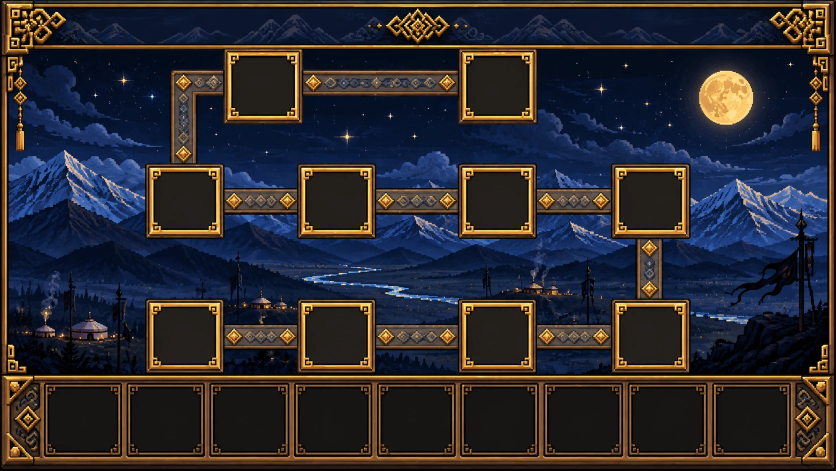
#> input picture assets/art/source/gui_dungeons.webp, 1672 x 941 px (shown at 1/2 size)
$ python -i atlas_art.py   (imports and definitions only)
#> lines starting #> are read from the running program, lines starting #| are printed output that depends on the picture
#!/usr/bin/env python3
"""«Сүлдийн Атлас» art and previews (docs/WORLD_MAP.md).

The atlas frame is drawn here in the server's Mongolian style: a dark wooden board, a deep-blue band with the gold
square-wave «алхан хээ» border, red-and-gold «өлзий» knots in the corners, a title plaque, pennant tabs on both sides
(one per kind of place on the left, the tools on the right) and a coordinate cartouche below. The same pieces become
the resource pack's atlas textures; this script also composes previews from a real map export of the server
(``/suld map export``) and its real places (``/suld map pois``), so a preview shows the world exactly as it is.

Usage::

    python3 -I tools/map/atlas_art.py world <map.png> <pois.json> <out.png> [--player X Z YAW] [--title T]
    python3 -I tools/map/atlas_art.py local <map.png> <pois.json> <out.png> --origin X0 Z0 --scale S [--player X Z YAW]
        [--pin NAME X Z] [--death X Z]
    python3 -I tools/map/atlas_art.py minimap <map.png> <out.png> --origin X0 Z0 --scale S --player X Z YAW [--info L1 L2]
    python3 -I tools/map/atlas_art.py pack <repo root>      # the resource pack's atlas textures, models, item definitions
    python3 -I tools/map/atlas_art.py tooltip <repo root>   # only the SÜLD tooltip frame's nine pieces

``world``: the whole world (an export at zoom 4); ``local``: a part of it (``--origin`` is the export's north-west block,
``--scale`` blocks per pixel). ``--pin`` / ``--death`` add an example player pin / latest-death marker (marked as
such in the preview's caption). Deterministic: no clock, the torn paper edge uses a fixed seed.
"""
from __future__ import annotations

import argparse
import json
import math
import random
from pathlib import Path

from PIL import Image, ImageDraw, ImageFont

FONT_BOLD = "/usr/share/fonts/truetype/dejavu/DejaVuSans-Bold.ttf"
FONT_COND = "/usr/share/fonts/truetype/dejavu/DejaVuSansCondensed-Bold.ttf"

C = {
    "wood_dk": (46, 28, 17), "wood": (84, 54, 32), "wood_lt": (122, 84, 50), "wood_hl": (150, 108, 66),
    "blue_dk": (14, 28, 64), "blue": (28, 54, 112), "blue_lt": (52, 90, 160),
    "gold": (224, 176, 72), "gold_dk": (150, 108, 36), "gold_lt": (252, 222, 140),
    "red": (172, 38, 44), "red_dk": (104, 20, 26), "red_lt": (214, 72, 70),
    "parch": (234, 218, 180), "parch_dk": (210, 188, 142), "parch_edge": (176, 148, 100),
    "ink": (60, 40, 24), "white": (252, 248, 238), "outline": (24, 16, 10),
}

REGION_INK = (0xE8, 0xC6, 0x6A)  # AtlasSky.REGION_INK
CREAM = (0xF4, 0xE8, 0xC8)  # AtlasSky.CREAM, the places' labels


# api RegionLabels, the same rule in panel units (one map frame, 128 px, is one unit)
REGION_ONE_LINE = 12
REGION_MARGIN = 0.04
REGION_STEPS = (0.5, 0.38, 0.62, 0.26, 0.74, 0.16, 0.84)
REGION_CHAR = 7 * 0.025 * 0.62   # AtlasSky.REGION_METRICS
REGION_LINE = 10 * 0.025 * 0.62


# [66 lines left out: functions region_lines, region_labels, not called in this run]


def out_boxes(out):
    return [o[3] for o in out]


# [9 lines left out: function world_sectors, not called in this run]


# --------------------------------------------------------------------------------------------- pixel icons (16 px)
# '.' clear, 'd' outline; other letters index ICON_COLOURS.
ICON_COLOURS = {
    "W": (246, 240, 226), "R": (190, 40, 44), "O": (232, 132, 44), "S": (168, 166, 160), "s": (112, 110, 106),
    "K": (20, 16, 18), "E": (255, 70, 40), "P": (132, 92, 52), "B": (58, 120, 220), "l": (96, 94, 90),
    "T": (104, 126, 96), "H": (232, 222, 196), "G": (232, 184, 66), "g": (60, 160, 70), "L": (190, 245, 160),
    "C": (40, 200, 90), "Y": (250, 230, 120), "w": (210, 220, 236),
}
ICONS = {
    "city": [  # a ger
        "................",
        "......dddd......",
        "....ddWWWWdd....",
        "...dWWWWWWWWd...",
        "..dWWWWWWWWWWd..",
        ".dWWWWWWWWWWWWd.",
        ".dRRRRRRRRRRRRd.",
        ".dWWWWWWWWWWWWd.",
        ".dWWWWWOOWWWWWd.",
        ".dWWWWWOOWWWWWd.",
        ".dWWWWWOOWWWWWd.",
        ".dddddddddddddd.",
    ],
    "dungeon": [  # a cave mouth in rock, its crest sunlit (so it reads on mid-tone land: CartographyContentTest)
        "................",
        ".....dddddd.....",
        "...ddHHHHHHdd...",
        "..dSSSsSSSsSSd..",
        ".dSsSdddddSSSSd.",
        ".dSSdKKKKKdSsSd.",
        "dSSdKKKKKKKdSSSd",
        "dSsdKKEKEKKdSSsd",
        "dSSdKKKKKKKdSSSd",
        "dSSdKKKKKKKdSsSd",
        "dddddddddddddddd",
    ],
    "ovoo": [  # a cairn with its pole and a blue khadag, its top stones sunlit (so it reads on mid-tone land)
        "......d.........",
        ".....dPd........",
        ".....dPdBB......",
        ".....dPdBBB.....",
        "....dHHSdBB.....",
        "...dSsSSSd......",
        "..dSSSSsSSd.....",
        ".dSsSSSSSsSd....",
        "dSSSSsSSSSSSd...",
        "ddddddddddddd...",
    ],
    "site": [  # a stele on a stone turtle, its crown sunlit (so it reads on mid-tone land)
        ".....dddd.......",
        "....dHHHHd......",
        "....dSllSd......",
        "....dSSSSd......",
        "....dSllSd......",
        "....dSSSSd......",
        "..ddSSSSSSdd....",
        ".dTTTTTTTTTTd...",
        ".dTTdTTTTdTTd...",
        "..dd..dd..dd....",
    ],
    "boss": [  # a horned skull
        "d..............d",
        "Hd............dH",
        "HHd..dddddd..dHH",
        ".HHddWWWWWWddHH.",
        "..dWWWWWWWWWWd..",
        "..dWKKWWWWKKWd..",
        "..dWKEWWWWEKWd..",
        "..dWWWWddWWWWd..",
        "...dWWWWWWWWd...",
        "....dWdWdWdd....",
        ".....dddddd.....",
    ],
    "relay": [  # a banner on a pole
        "....dddddd......",
        "....dRRRRRd.....",
        "....dRGRRRRd....",
        "....dRRRRRd.....",
        "....dPddddd.....",
        "....dPd.........",
        "....dPd.........",
        "....dPd.........",
        "...ddPdd........",
        "..dddddd........",
    ],
    "training": [  # crossed swords
        "d............d",
        "dwd........dwd",
        ".dwd......dwd.",
        "..dwd....dwd..",
        "...dwd..dwd...",
        "....dwddwd....",
        ".....dwwd.....",
        "....dwddwd....",
        "...dGd..dGd...",
        "..dGGd..dGGd..",
        ".dd........dd.",
    ],
    "pin": [  # a diamond pin
        "......dd......",
        ".....dLLd.....",
        "....dLCCLd....",
        "...dLCCCCLd...",
        "..dLCCWWCCLd..",
        "...dLCCCCLd...",
        "....dLCCLd....",
        ".....dLLd.....",
        "......dd......",
    ],
    "death": [  # a white skull
        "....dddddd....",
        "...dWWWWWWd...",
        "..dWWWWWWWWd..",
        "..dWKKWWKKWd..",
        "..dWKKWWKKWd..",
        "..dWWWddWWWd..",
        "...dWWWWWWd...",
        "....dWdWdWd...",
        ".....ddddd....",
    ],
    "all": [  # a compass star
        ".......d.......",
        "......dRd......",
        "......dRd......",
        ".....dRRRd.....",
        "....dRRRRRd....",
        "ddddddWdWdddddd",
        "dWWWWWdGdWWWWWd",
        "ddddddWdWdddddd",
        "....dWWWWWd....",
        ".....dWWWd.....",
        "......dWd......",
        "......dWd......",
        ".......d.......",
    ],
    "world": [  # a folded map
        "dddddddddddddd",
        "dHHBBHHHggHHHd",
        "dHBBBHHggggHHd",
        "dHHBHHHHggHHHd",
        "dHHHHHBBHHHHHd",
        "dHHggHBBBHHHHd",
        "dHHggHHBHHRHHd",
        "dHHHHHHHHRRRHd",
        "dddddddddddddd",
    ],
    "me": [  # a target
        "....ddddd....",
        "..ddWWWWWdd..",
        ".dWWdddddWWd.",
        ".dWd.....dWd.",
        "dWd...R...dWd",
        "dWd..RRR..dWd",
        "dWd...R...dWd",
        ".dWd.....dWd.",
        ".dWWdddddWWd.",
        "..ddWWWWWdd..",
        "....ddddd....",
    ],
    "plus": [
        "....dddd....",
        "....dWWd....",
        "....dWWd....",
        "ddddddWWdddd",
        "dWWWWWWWWWWd",
        "dWWWWWWWWWWd",
        "ddddddWWdddd",
        "....dWWd....",
        "....dWWd....",
        "....dddd....",
    ],
    "minus": [
        "............",
        "............",
        "............",
        "dddddddddddd",
        "dWWWWWWWWWWd",
        "dWWWWWWWWWWd",
        "dddddddddddd",
        "............",
    ],
    "pin_add": [
        "......dd...ddd.",
        ".....dLLd..dWd.",
        "....dLCCLdddWdd",
        "...dLCCCCLdWWWd",
        "..dLCCWWCCLddWd",
        "...dLCCCCLd.dWd",
        "....dLCCLd..ddd",
        ".....dLLd......",
        "......dd.......",
    ],
    "grow": [  # the atlas larger: four corners pointing out (a full-screen sign)
        "ddddddd..ddddddd",
        "dWWWWWd..dWWWWWd",
        "dWddddd..dddddWd",
        "dWd..........dWd",
        "dWd..........dWd",
        "ddd..........ddd",
        "ddd..........ddd",
        "dWd..........dWd",
        "dWd..........dWd",
        "dWddddd..dddddWd",
        "dWWWWWd..dWWWWWd",
        "ddddddd..ddddddd",
    ],
    "shrink": [  # the atlas smaller: four corners pointing in
        "....dWd..dWd....",
        "....dWd..dWd....",
        "dddddWd..dWddddd",
        "dWWWWWd..dWWWWWd",
        "ddddddd..ddddddd",
        "................",
        "................",
        "ddddddd..ddddddd",
        "dWWWWWd..dWWWWWd",
        "dddddWd..dWddddd",
        "....dWd..dWd....",
        "....dWd..dWd....",
    ],
}


# [10 lines left out: function icon, not called in this run]


# --------------------------------------------------------------------------------------------- text

def font(size: int, condensed: bool = False) -> ImageFont.FreeTypeFont:
    return ImageFont.truetype(FONT_COND if condensed else FONT_BOLD, size)


def outlined(dr: ImageDraw.ImageDraw, xy, text: str, f, fill, outline=C["outline"], width: int = 2, anchor: str = "mm"):
    dr.text(xy, text, font=f, fill=fill, anchor=anchor, stroke_width=width, stroke_fill=outline)


# --------------------------------------------------------------------------------------------- ornaments

# [26 lines left out: function ulzii, not called in this run]


def hammer_band(length: int, horizontal: bool, scale: int = 2) -> Image.Image:
    """The «алхан хээ» band: a gold square wave between two gold rails on deep blue, 16 art px thick."""
    t = 16
    w, h = (length // scale, t) if horizontal else (t, length // scale)
    im = Image.new("RGBA", (w, h), C["blue"] + (255,))
    px = im.load()

    def put(a, b, col):  # a along the band, b across it
        x, y = (a, b) if horizontal else (b, a)
        if 0 <= x < w and 0 <= y < h:
            px[x, y] = col + (255,)

    n = w if horizontal else h
    for a in range(n):
        put(a, 0, C["outline"])
        put(a, 1, C["gold_dk"])
        put(a, 2, C["blue_dk"])
        put(a, t - 3, C["blue_dk"])
        put(a, t - 2, C["gold_dk"])
        put(a, t - 1, C["outline"])
        # square wave, period 10, between rows 4 and 11
        ph = a % 10
        if ph in (0, 5):
            for b in range(4, 12):
                put(a, b, C["gold"])
        elif ph < 5:
            put(a, 4, C["gold"])
        else:
            put(a, 11, C["gold"])
        # red studs inside the wave's open cells
        if ph == 2 or ph == 3:
            put(a, 9, C["red_lt"])
        if ph == 7 or ph == 8:
            put(a, 6, C["red_lt"])
    return im.resize((w * scale, h * scale), Image.NEAREST)


def torn_edge(dr: ImageDraw.ImageDraw, box, seed: int = 7, depth: int = 9):
    """A torn parchment edge just inside ``box`` (left, top, right, bottom): the paper overlaps the map by 0..depth px."""
    rnd = random.Random(seed)
    l, t, r, b = box

    def jag(n):
        out, v = [], depth / 2
        for _ in range(n):
            v = max(1, min(depth, v + rnd.uniform(-2.2, 2.2)))
            out.append(v)
        return out

    step = 6
    top = jag((r - l) // step + 2)
    bottom = jag((r - l) // step + 2)
    left = jag((b - t) // step + 2)
    right = jag((b - t) // step + 2)
    for i in range(len(top) - 1):
        x0, x1 = l + i * step, l + (i + 1) * step
        dr.polygon([(x0, t - 1), (x1, t - 1), (x1, t + top[i + 1]), (x0, t + top[i])], fill=C["parch"])
        dr.line([(x0, t + top[i]), (x1, t + top[i + 1])], fill=C["parch_edge"], width=2)
        dr.polygon([(x0, b + 1), (x1, b + 1), (x1, b - bottom[i + 1]), (x0, b - bottom[i])], fill=C["parch"])
        dr.line([(x0, b - bottom[i]), (x1, b - bottom[i + 1])], fill=C["parch_edge"], width=2)
    for i in range(len(left) - 1):
        y0, y1 = t + i * step, t + (i + 1) * step
        dr.polygon([(l - 1, y0), (l - 1, y1), (l + left[i + 1], y1), (l + left[i], y0)], fill=C["parch"])
        dr.line([(l + left[i], y0), (l + left[i + 1], y1)], fill=C["parch_edge"], width=2)
        dr.polygon([(r + 1, y0), (r + 1, y1), (r - right[i + 1], y1), (r - right[i], y0)], fill=C["parch"])
        dr.line([(r - right[i], y0), (r - right[i + 1], y1)], fill=C["parch_edge"], width=2)


# [49 lines left out: functions paper, pennant, plaque, not called in this run]


# --------------------------------------------------------------------------------------------- the atlas

LEFT_TABS = [("all", "Бүгд"), ("city", "Хот, өртөө"), ("dungeon", "Агуй"), ("ovoo", "Овоо"), ("site", "Түүхэн газар"),
             ("boss", "Аварга дайсан"), ("pin", "Миний тэмдэг")]
RIGHT_TABS = [("world", "Бүх ертөнц"), ("me", "Миний байр"), ("plus", "Ойртуулах"), ("minus", "Холдуулах"), ("pin_add", "Тэмдэг тавих"),
              ("grow", "Атлас томруулах"), ("shrink", "Атлас жижигрүүлэх")]


class Atlas:
    """The atlas page: a square map well of ``well`` px inside the frame."""

    WOOD, BAND, MARGIN = 18, 32, 20
    TAB_W, TAB_H, TAB_GAP = 64, 48, 10
    TOP, BOTTOM = 30, 40

    def __init__(self, well: int = 640):
        self.well = well
        self.frame = well + 2 * (self.MARGIN + self.BAND + self.WOOD)
        self.width = self.frame + 2 * (self.TAB_W - 14)
        self.height = self.TOP + self.frame + self.BOTTOM
        self.fx = (self.width - self.frame) // 2
        self.fy = self.TOP
        inset = self.WOOD + self.BAND + self.MARGIN
        self.map_box = (self.fx + inset, self.fy + inset, self.fx + inset + well, self.fy + inset + well)

    # [7 lines left out: function base, not called in this run]

    def frame_over(self, im: Image.Image, active_left: int = 0, title: str = "СҮЛДИЙН АТЛАС", tabs: bool = True):
        dr = ImageDraw.Draw(im)
        fx, fy, F = self.fx, self.fy, self.frame
        # torn paper over the map's edge
        torn_edge(dr, self.map_box)
        # wooden board
        o = self.WOOD
        dr.rectangle([fx, fy, fx + F - 1, fy + o - 1], fill=C["wood"])
        dr.rectangle([fx, fy + F - o, fx + F - 1, fy + F - 1], fill=C["wood"])
        dr.rectangle([fx, fy, fx + o - 1, fy + F - 1], fill=C["wood"])
        dr.rectangle([fx + F - o, fy, fx + F - 1, fy + F - 1], fill=C["wood"])
        dr.rectangle([fx, fy, fx + F - 1, fy + F - 1], outline=C["outline"], width=3)
        dr.rectangle([fx + 4, fy + 4, fx + F - 5, fy + F - 5], outline=C["wood_lt"], width=2)
        rnd = random.Random(11)
        for _ in range(140):  # wood grain
            side = rnd.randrange(4)
            if side < 2:
                x, y = fx + rnd.randrange(8, F - 30), fy + (rnd.randrange(7, o - 3) if side == 0 else F - o + rnd.randrange(3, o - 7))
                dr.line([(x, y), (x + rnd.randrange(8, 30), y)], fill=C["wood_dk"] if rnd.random() < 0.6 else C["wood_hl"], width=1)
            else:
                y, x = fy + rnd.randrange(8, F - 30), fx + (rnd.randrange(7, o - 3) if side == 2 else F - o + rnd.randrange(3, o - 7))
                dr.line([(x, y), (x, y + rnd.randrange(8, 30))], fill=C["wood_dk"] if rnd.random() < 0.6 else C["wood_hl"], width=1)
        # the blue «алхан хээ» band
        b0 = o
        length = F - 2 * b0
        top = hammer_band(length, True)
        im.alpha_composite(top, (fx + b0, fy + b0))
        im.alpha_composite(top.transpose(Image.FLIP_TOP_BOTTOM), (fx + b0, fy + F - b0 - self.BAND))
        side = hammer_band(length, False)
        im.alpha_composite(side, (fx + b0, fy + b0))
        im.alpha_composite(side.transpose(Image.FLIP_LEFT_RIGHT), (fx + F - b0 - self.BAND, fy + b0))
        # inner red line around the parchment
        p0 = o + self.BAND
        dr.rectangle([fx + p0, fy + p0, fx + F - p0 - 1, fy + F - p0 - 1], outline=C["red_dk"], width=2)
        # corner knots
        k = ulzii(2)
        for cx, cy in ((fx + b0 + self.BAND // 2, fy + b0 + self.BAND // 2), (fx + F - b0 - self.BAND // 2, fy + b0 + self.BAND // 2),
                       (fx + b0 + self.BAND // 2, fy + F - b0 - self.BAND // 2), (fx + F - b0 - self.BAND // 2, fy + F - b0 - self.BAND // 2)):
            im.alpha_composite(k, (cx - k.width // 2, cy - k.height // 2))
        if tabs:
            self._tabs(im, active_left)
        # title plaque
        pl = plaque(title, 360, 54)
        im.alpha_composite(pl, ((self.width - pl.width) // 2, fy - self.TOP + 2))

    # [214 lines left out: functions _tabs, cartouche, player_arrow, compose, minimap, not called in this run]


# --------------------------------------------------------------------------------------------- pack assets

#: Pixels per block of every atlas texture: a map frame is 128 map pixels a block, so the art is drawn at the same
#: density and the frame, the tabs and the maps meet pixel for pixel.
PX_PER_BLOCK = 128
FRONT_W, FRONT_H = 784, 864           # multiples of 16, so the block atlas keeps its mipmap levels
FRAME_X, FRAME_Y = 2, 30               # the frame square inside front.png (the title plaque above, the cartouche below)
TAB_NAMES = [n for n, _ in LEFT_TABS] + [n for n, _ in RIGHT_TABS]


# [49 lines left out: functions front_texture, plaque_blank, tab_texture, not called in this run]


MARKERS = ["city", "relay", "dungeon", "ovoo", "site", "boss", "training", "pin", "death", "player", "party"]
PARTY_BLUE = (132, 198, 250)  # light enough to read 3:1 with its outline on any land (CartographyContentTest)


# [14 lines left out: function marker_texture, not called in this run]


#: The nine pieces of the SÜLD tooltip frame, row by row (AtlasSky.panel draws them in this order).
TIP_PIECES = ("tl", "t", "tr", "l", "m", "r", "bl", "b", "br")


# [108 lines left out: functions tooltip_quads, write_quads, pack, main, not called in this run]


# [2 lines not run here, left out]

>>> from PIL import Image
>>> picture = Image.open('../../assets/art/source/gui_dungeons.webp')
#> picture is the input picture: PIL image 1672x941 RGB; mean R, G, B 44.1, 42.5, 48.7
>>> result = Atlas().frame_over(picture)
#> in hammer_band, `im = Image.new("RGBA", (w, h), C["blue"] + (255,))`:
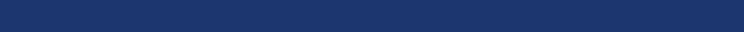
#> im: PIL image 372x16 RGBA (shown 2 times larger); mean R, G, B, A 28, 54, 112, 255
#> in hammer_band, `return im.resize((w * scale, h * scale), Image.NEAREST)`:
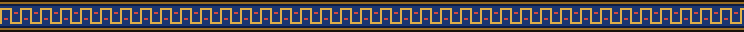
#> returned value: PIL image 744x32 RGBA; mean R, G, B, A 75.2, 71.6, 76.7, 255
#> (the run stopped early here; a loop or call above may not have finished)
